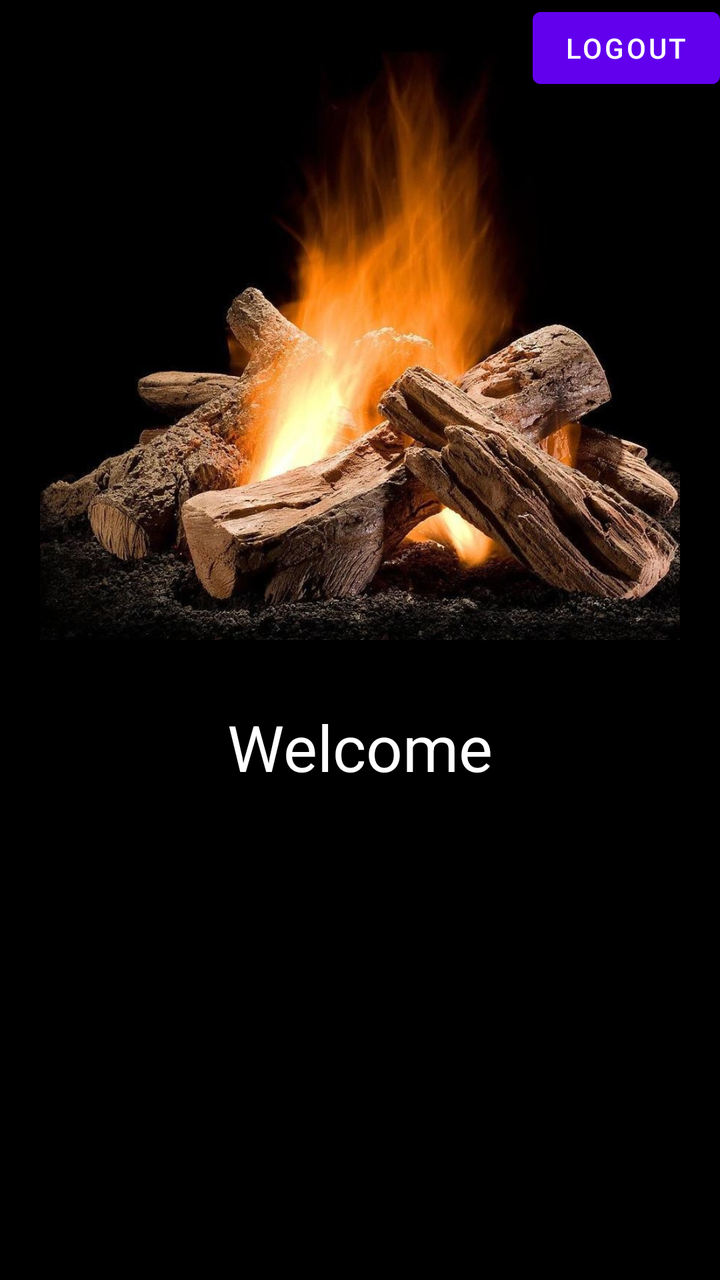
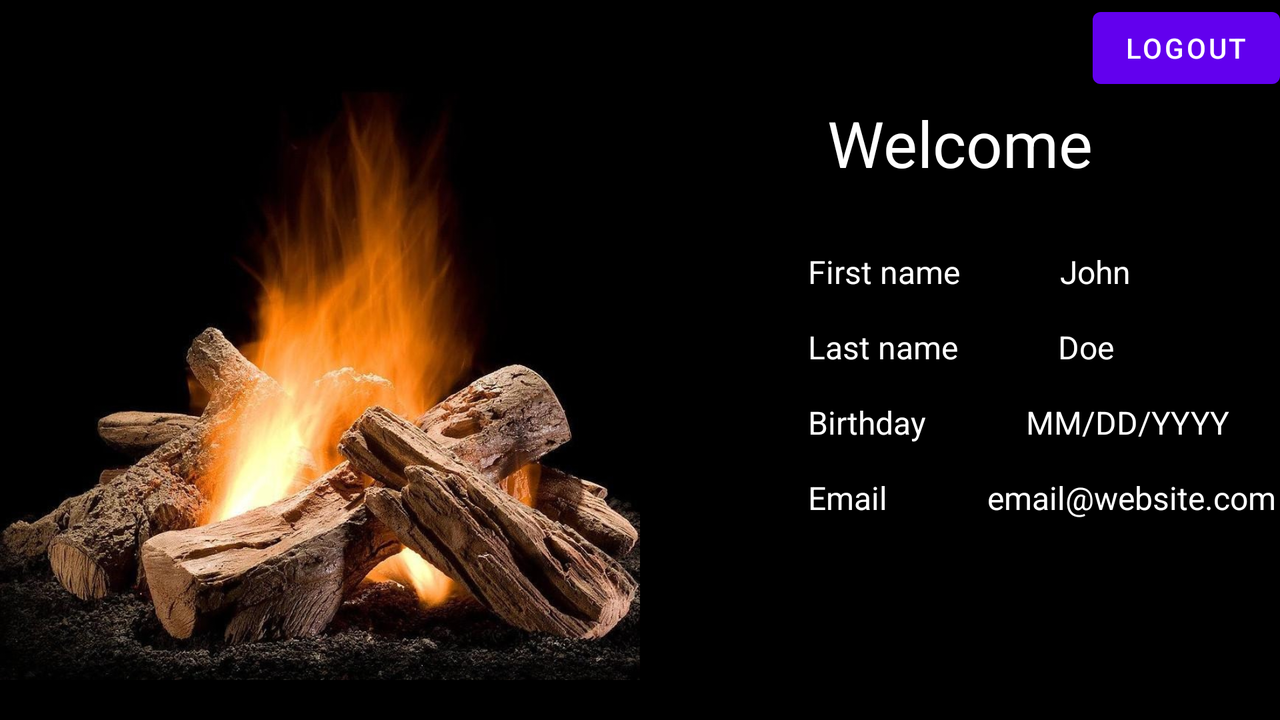

An Android layout and its configuration variant, each rendered on a device that would load it. The default file and the variant file are quoted in full after the pictures.
<!-- AndroidManifest.xml: application theme Theme.LOGin -->
<!-- res/layout/activity_userpage.xml -->
<?xml version="1.0" encoding="utf-8"?>
<androidx.constraintlayout.widget.ConstraintLayout xmlns:android="http://schemas.android.com/apk/res/android"
    xmlns:app="http://schemas.android.com/apk/res-auto"
    xmlns:tools="http://schemas.android.com/tools"
    android:layout_width="match_parent"
    android:layout_height="match_parent"
    android:background="#000000"
    tools:context=".UserHomePage">

    <androidx.constraintlayout.widget.ConstraintLayout
        android:id="@+id/constraintLayoutCampFire"
        android:layout_width="0dp"
        android:layout_height="0dp"
        app:layout_constraintEnd_toEndOf="parent"
        app:layout_constraintHeight_default="percent"
        app:layout_constraintHeight_percent=".50"
        app:layout_constraintStart_toStartOf="parent"
        app:layout_constraintTop_toTopOf="parent">

        <ImageView
            android:id="@+id/imageView"
            android:layout_width="wrap_content"
            android:layout_height="wrap_content"
            android:contentDescription="@string/campfire_desc"
            app:layout_constraintEnd_toEndOf="parent"
            app:layout_constraintStart_toStartOf="parent"
            app:layout_constraintTop_toTopOf="parent"
            app:srcCompat="@drawable/campfire" />
    </androidx.constraintlayout.widget.ConstraintLayout>

    <TextView
        android:id="@+id/tvWelcome"
        android:layout_width="wrap_content"
        android:layout_height="wrap_content"
        android:layout_marginTop="32dp"
        android:text="@string/welcome"
        android:textColor="#FFFFFF"
        android:textSize="32sp"
        app:layout_constraintEnd_toEndOf="parent"
        app:layout_constraintStart_toStartOf="parent"
        app:layout_constraintTop_toBottomOf="@+id/constraintLayoutCampFire" />

    <Button
        android:id="@+id/btnLogout"
        android:layout_width="wrap_content"
        android:layout_height="wrap_content"
        android:text="@string/logout"
        app:layout_constraintEnd_toEndOf="parent"
        app:layout_constraintTop_toTopOf="parent" />


</androidx.constraintlayout.widget.ConstraintLayout>
<!-- resources referenced by this layout -->
<resources>
  <!-- drawable campfire: jpg bitmap (drawable, 123836 bytes) -->
  <string name="campfire_desc">Image of a lit campfire</string>
  <string name="logout">LOGout</string>
  <string name="welcome">Welcome</string>
  <style name="Theme.LOGin" parent="Theme.MaterialComponents.DayNight.NoActionBar">
  
  
  
  
          
          <item name="colorPrimary">@color/purple_500</item>
          <item name="colorPrimaryVariant">@color/purple_700</item>
          <item name="colorOnPrimary">@color/white</item>
          
          <item name="colorSecondary">@color/teal_200</item>
          <item name="colorSecondaryVariant">@color/teal_700</item>
          <item name="colorOnSecondary">@color/black</item>
          
          <item name="android:statusBarColor" tools:targetApi="l">?attr/colorPrimaryVariant</item>
          
      </style>
</resources>
<!-- res/layout-land/activity_userpage.xml (the repository's variant of the layout above) -->
<!-- drawn on the phone turned sideways -->
<?xml version="1.0" encoding="utf-8"?>
<androidx.constraintlayout.widget.ConstraintLayout
    xmlns:android="http://schemas.android.com/apk/res/android"
    xmlns:app="http://schemas.android.com/apk/res-auto"
    xmlns:tools="http://schemas.android.com/tools"
    android:layout_width="match_parent"
    android:layout_height="match_parent"
    android:background="#000000"
    tools:context=".UserHomePage">

    <androidx.constraintlayout.widget.ConstraintLayout
        android:id="@+id/constraintLayoutCampFire"
        android:layout_width="0dp"
        android:layout_height="0dp"
        app:layout_constraintWidth_default="percent"
        app:layout_constraintWidth_percent=".50"
        app:layout_constraintStart_toStartOf="parent"
        app:layout_constraintTop_toTopOf="parent"
        app:layout_constraintBottom_toBottomOf="parent">

        <ImageView
            android:id="@+id/imgLitCampFire"
            android:layout_width="wrap_content"
            android:layout_height="wrap_content"
            android:contentDescription="@string/campfire_desc"
            app:layout_constraintEnd_toEndOf="parent"
            app:layout_constraintStart_toStartOf="parent"
            app:layout_constraintTop_toTopOf="parent"
            app:srcCompat="@drawable/campfire" />
    </androidx.constraintlayout.widget.ConstraintLayout>

    <TextView
        android:id="@+id/tvWelcome"
        android:layout_width="wrap_content"
        android:layout_height="wrap_content"
        android:layout_marginTop="50dp"
        android:text="@string/welcome"
        android:textColor="#FFFFFF"
        android:textSize="32sp"
        app:layout_constraintEnd_toEndOf="parent"
        app:layout_constraintStart_toEndOf="@id/constraintLayoutCampFire"
        app:layout_constraintTop_toTopOf="parent" />

    <Button
        android:id="@+id/btnLogout"
        android:layout_width="wrap_content"
        android:layout_height="wrap_content"
        android:onClick="logout"
        android:text="@string/logout"
        app:layout_constraintEnd_toEndOf="parent"
        app:layout_constraintTop_toTopOf="parent" />

    <androidx.core.widget.NestedScrollView
        android:id="@+id/ScrollViewUserInfo"
        android:layout_width="0dp"
        android:layout_height="0dp"
        app:layout_constraintEnd_toEndOf="parent"
        app:layout_constraintStart_toEndOf="@id/constraintLayoutCampFire"
        app:layout_constraintBottom_toBottomOf="parent"
        app:layout_constraintTop_toBottomOf="@id/tvWelcome" >

        <androidx.constraintlayout.widget.ConstraintLayout
            android:id="@+id/ConstraintLayoutUserInfo"
            android:layout_width="match_parent"
            android:layout_height="wrap_content">

            <TextView
                android:id="@+id/tvUserInfoFirstName_Label"
                android:layout_width="wrap_content"
                android:layout_height="wrap_content"
                android:layout_marginTop="32dp"
                android:text="@string/first_name"
                android:textColor="#FFFFFF"
                android:textSize="16sp"
                app:layout_constraintStart_toStartOf="@+id/tvUserInfoLastName_Label"
                app:layout_constraintTop_toTopOf="parent" />

            <TextView
                android:id="@+id/tvUserInfoFirstName"
                android:layout_width="wrap_content"
                android:layout_height="wrap_content"
                android:layout_marginStart="50dp"
                android:layout_marginTop="32dp"
                android:text="John"
                android:textColor="#FFFFFF"
                android:textSize="16sp"
                app:layout_constraintBottom_toTopOf="@id/tvUserInfoLastName"
                app:layout_constraintStart_toEndOf="@+id/tvUserInfoFirstName_Label"
                app:layout_constraintTop_toTopOf="parent" />

            <TextView
                android:id="@+id/tvUserInfoLastName_Label"
                android:layout_width="wrap_content"
                android:layout_height="wrap_content"
                android:layout_marginTop="16dp"
                android:text="@string/last_name"
                android:textColor="#FFFFFF"
                android:textSize="16sp"
                app:layout_constraintStart_toStartOf="@+id/tvUserInfoBirthday_Label"
                app:layout_constraintTop_toBottomOf="@id/tvUserInfoFirstName_Label" />

            <TextView
                android:id="@+id/tvUserInfoLastName"
                android:layout_width="wrap_content"
                android:layout_height="wrap_content"
                android:layout_marginStart="50dp"
                android:layout_marginTop="16dp"
                android:text="Doe"
                android:textColor="#FFFFFF"
                android:textSize="16sp"
                app:layout_constraintStart_toEndOf="@+id/tvUserInfoLastName_Label"
                app:layout_constraintTop_toBottomOf="@id/tvUserInfoFirstName" />

            <TextView
                android:id="@+id/tvUserInfoBirthday_Label"
                android:layout_width="wrap_content"
                android:layout_height="wrap_content"
                android:layout_marginTop="16dp"
                android:text="@string/birthday"
                android:textColor="#FFFFFF"
                android:textSize="16sp"
                app:layout_constraintStart_toStartOf="@+id/tvUserInfoEmail_Label"
                app:layout_constraintTop_toBottomOf="@id/tvUserInfoLastName_Label" />

            <TextView
                android:id="@+id/tvUserInfoBirthday"
                android:layout_width="wrap_content"
                android:layout_height="wrap_content"
                android:layout_marginStart="50dp"
                android:layout_marginTop="16dp"
                android:text="@string/dob_format"
                android:textColor="#FFFFFF"
                android:textSize="16sp"
                app:layout_constraintStart_toEndOf="@+id/tvUserInfoBirthday_Label"
                app:layout_constraintTop_toBottomOf="@id/tvUserInfoLastName" />

            <TextView
                android:id="@+id/tvUserInfoEmail_Label"
                android:layout_width="wrap_content"
                android:layout_height="wrap_content"
                android:layout_marginTop="16dp"
                android:text="@string/email"
                android:textColor="#FFFFFF"
                android:textSize="16sp"
                app:layout_constraintEnd_toEndOf="parent"
                app:layout_constraintHorizontal_bias="0.30"
                app:layout_constraintStart_toStartOf="parent"
                app:layout_constraintTop_toBottomOf="@id/tvUserInfoBirthday_Label" />

            <TextView
                android:id="@+id/tvUserInfoEmail"
                android:layout_width="wrap_content"
                android:layout_height="wrap_content"
                android:layout_marginStart="50dp"
                android:layout_marginTop="16dp"
                android:text="email@website.com"
                android:textColor="#FFFFFF"
                android:textSize="16sp"
                app:layout_constraintStart_toEndOf="@+id/tvUserInfoEmail_Label"
                app:layout_constraintTop_toBottomOf="@id/tvUserInfoBirthday" />

        </androidx.constraintlayout.widget.ConstraintLayout>
    </androidx.core.widget.NestedScrollView>
</androidx.constraintlayout.widget.ConstraintLayout>
<!-- resources referenced by the variant -->
<!-- as the phone turned sideways resolves them -->
<resources>
  <!-- drawable campfire: jpg bitmap (drawable, 123836 bytes) -->
  <string name="birthday">Birthday</string>
  <string name="campfire_desc">Image of a lit campfire</string>
  <string name="dob_format">MM/DD/YYYY</string>
  <string name="email">Email</string>
  <string name="first_name">First name</string>
  <string name="last_name">Last name</string>
  <string name="logout">LOGout</string>
  <string name="welcome">Welcome</string>
  <style name="Theme.LOGin" parent="Theme.MaterialComponents.DayNight.NoActionBar">
  
  
  
  
          
          <item name="colorPrimary">@color/purple_500</item>
          <item name="colorPrimaryVariant">@color/purple_700</item>
          <item name="colorOnPrimary">@color/white</item>
          
          <item name="colorSecondary">@color/teal_200</item>
          <item name="colorSecondaryVariant">@color/teal_700</item>
          <item name="colorOnSecondary">@color/black</item>
          
          <item name="android:statusBarColor" tools:targetApi="l">?attr/colorPrimaryVariant</item>
          
      </style>
</resources>
